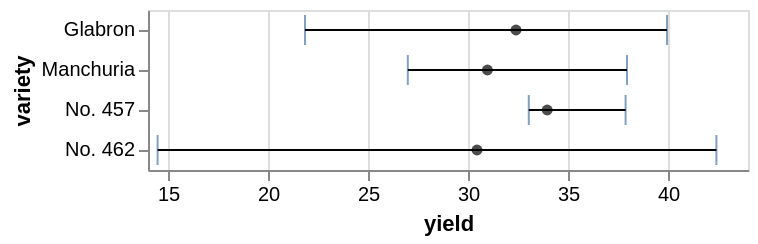

Specify this chart in Vega-Lite:
### Vega-Lite specification from a JSON file in a GitHub repository (floating-point values rounded to 4 significant figures)
{"$schema": "https://vega.github.io/schema/vega-lite/v5.json", "data": {"values": [{"variety": "Glabron", "yield": 32.4, "yieldError": 7.55, "yieldError2": -10.55}, {"variety": "Manchuria", "yield": 30.97, "yieldError": 6.98, "yieldError2": -3.98}, {"variety": "No. 457", "yield": 33.96, "yieldError": 3.92, "yieldError2": -0.92}, {"variety": "No. 462", "yield": 30.45, "yieldError": 11.97, "yieldError2": -15.97}]}, "description": "Asymetric error bars encoded with xError and xError2 channels", "layer": [{"encoding": {"x": {"field": "yield", "scale": {"zero": false}, "type": "quantitative"}, "xError": {"field": "yieldError"}, "xError2": {"field": "yieldError2"}, "y": {"field": "variety", "type": "ordinal"}}, "mark": {"ticks": true, "type": "errorbar"}}, {"encoding": {"x": {"field": "yield", "type": "quantitative"}, "y": {"field": "variety", "type": "ordinal"}}, "mark": {"color": "black", "filled": true, "type": "point"}}]}
